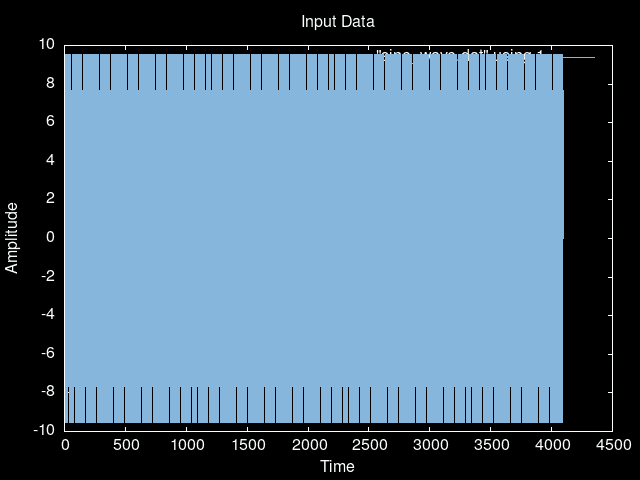

Here is the gnuplot script that generated this plot:
set terminal png background '#000000' font "Liberation 12"
set border lc rgb '#fbffff'
set border linewidth 1.5
set linetype 1 lc rgb '#86b6dc' lw 1.5
set linetype 2 lc rgb '#b3e8dc' lw 1.5
set linetype 3 lc rgb '#fff1c9' lw 1.5
set linetype 4 lc rgb '#a4f0ff' lw 1.5
set linetype 5 lc rgb '#ccf3ff' lw 1.5
set linetype 6 lc rgb '#d8fdff' lw 1.5
set linetype cycle 6
set key textcolor '#fbffff'
set title textcolor '#fbffff'
set xlabel textcolor '#fbffff'
set ylabel textcolor '#fbffff'

set output ARG1

set title "Input Data"
set xlabel "Time"
set ylabel "Amplitude"

plot "sine_wave.dat" using 1 w l
